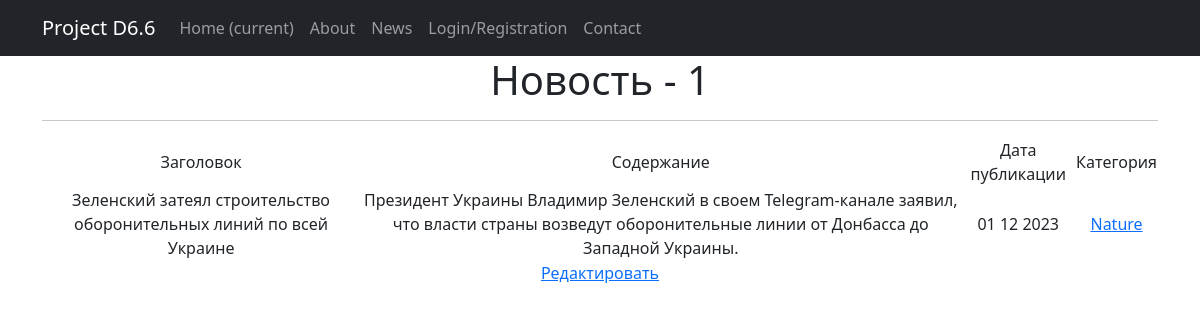
The page /news/1/ on the database its author committed.
### news/models.py (models this page shows, shortened)
class Post(models.Model):  # класс Post
    news = 'NE'
    article = 'AR'
    CATSELECT = [
        (news, 'Новость'),
        (article, 'Статья')
    ]
    objects = None
    author = models.ForeignKey(Author, on_delete=models.CASCADE)  # связь «один ко многим» с моделью Author
    time_in = models.DateTimeField(auto_now_add=True)  # автоматическое присвоение даты и времени создания
    title = models.CharField(max_length=255)  # длина заголовка
    choice_field = models.CharField(max_length=2, choices=CATSELECT)  # поле выбора категории новость/статья
    content = models.TextField()  # содержание статьи/новости
    rating = models.IntegerField(default=0)  # рейтинг статьи/новости
    category = models.ManyToManyField(Category, through='PostCategory', related_name='PostCategory')  # связь «многие ко многим» с моделью Category (с дополнительной моделью PostCategory)

class Category(models.Model):  # класс Категорий
    objects = None
    name = models.CharField(max_length=128, unique=True)  # максмиальная длина 128 знаков, уникальное поле
    subscribers = models.ManyToManyField(User, blank=True, related_name='categories')
    def __str__(self):
        return self.name.title()

### news/views.py (the view)
# urls.py: path('<int:pk>/', PostDetail.as_view(), name='post_detail'),
class PostDetail(DetailView):
    model = Post
    template_name = 'post.html'
    context_object_name = 'post'

### news/templatetags/custom_filters.py (called while the page is built)
@register.filter()
def censor(value, censored_words=BAD_WORDS, symbols=SYMBOLS):
    if isinstance(value, str):
        for i in value.split():
            count = 0
            if not i.isalnum():
                for j in symbols:
                    if j in i:
                        count += 1
            if i[:len(i) - count].lower() in censored_words:
                value = value.replace(i[:len(i) - count], i[0] + '*' * (len(i) - 1 - count))
    else:
        try:
            raise AttributeError
        except AttributeError:
            print("AttributeError")
    return value

### templates/post.html (shortened to what this page needs)
{% extends 'flatpages/default.html' %}
{% load static %}
{% load custom_filters %}
{% block content %}
<link rel="stylesheet" type='text/css' href="{% static 'css/styles.css' %}">
<h1>Новость - {{ post.id }}</h1>
<hr>
<table>
		<tr class="table-head">
			<td>Заголовок</td>
			<td>Содержание</td>
			<td class="date-time-collumn">Дата публикации</td>
			<td>Категория</td>
		</tr>
		<tr>
			<td>{{ post.title|censor }}</td>
			<td>{{ post.content|censor }}</td>
			<td>{{ post.time_in|date:'d m Y' }}</td>
			<td>{% for category in post.category.all %}
				<a href="{% url 'categories' category.id%}"> {{ category }}</a>
			{% endfor %}
			</td>
		</tr>
</table>
<a href="{% url 'post_edit' post.pk %}">Редактировать</a>
{% endblock content %}

### rows shown on the page
Post: id "1", title|censor "Зеленский затеял строительство оборонительных линий по всей Украине", content|censor "Президент Украины Владимир Зеленский в своем Telegram-канале заявил, что власти страны возведут оборонительные линии от Донбасса до Западной Украины.", time_in "01 12 2023"
Category: name "Nature"
